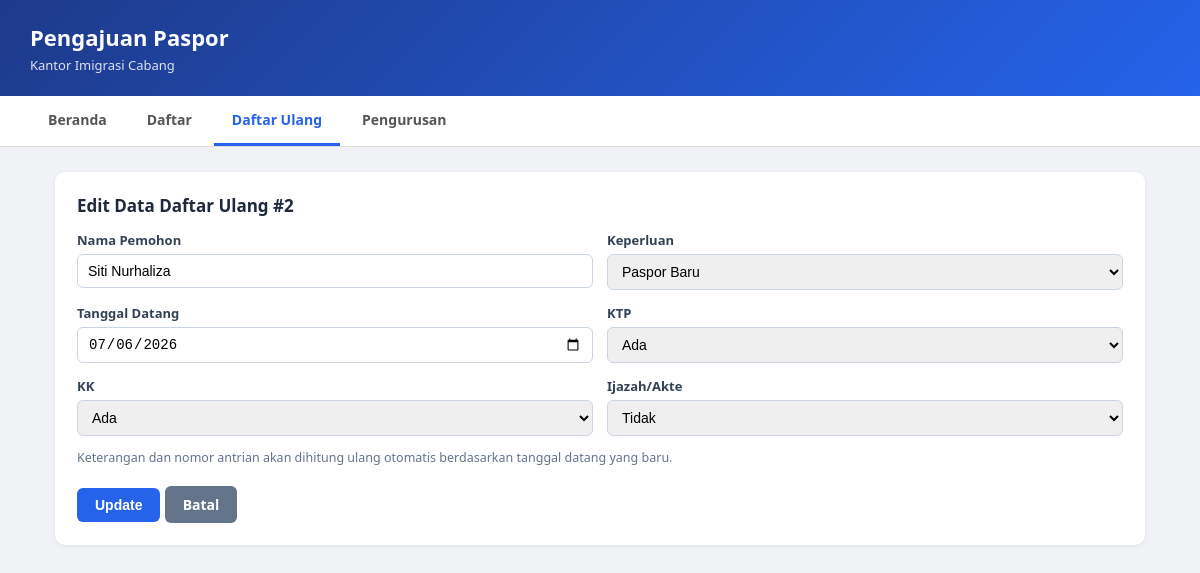
Screenshot of /UAS_PEMROGRAMAN/daftar_ulang_edit.php?id=2 with the database file from the repository.
### tables this page shows
CREATE TABLE daftar_ulang (
    id INT AUTO_INCREMENT PRIMARY KEY,
    no_daftar INT NOT NULL,
    nama_pemohon VARCHAR(100) NOT NULL,
    keperluan VARCHAR(100) NOT NULL,
    hari_datang VARCHAR(20) NOT NULL,
    tgl_datang DATE NOT NULL,
    ktp ENUM('Ada','Tidak') NOT NULL DEFAULT 'Tidak',
    kk ENUM('Ada','Tidak') NOT NULL DEFAULT 'Tidak',
    ijazah_akte ENUM('Ada','Tidak') NOT NULL DEFAULT 'Tidak',
    keterangan ENUM('OK','Tidak') NOT NULL,
    no_antrian INT NULL,            
    created_at TIMESTAMP DEFAULT CURRENT_TIMESTAMP,
    FOREIGN KEY (no_daftar) REFERENCES pendaftar(no_daftar) ON DELETE CASCADE
);

### UAS_PEMROGRAMAN/daftar_ulang_edit.php (the view, shortened to what this page needs)
<?php
include 'config.php';
$id = intval($_GET['id']);
$result = mysqli_query($conn, "SELECT * FROM daftar_ulang WHERE id = $id");
$row = mysqli_fetch_assoc($result);
function sel($a, $b) { return $a === $b ? 'selected' : ''; }
?>
<!DOCTYPE html>
<html lang="id">
<head>
<link rel="stylesheet" href="style.css">
</head>
<body>
<div class="header">
    <h1>Pengajuan Paspor</h1>
    <p>Kantor Imigrasi Cabang</p>
</div>
<div class="navbar">
    <a href="index.php">Beranda</a>
    <a href="daftar.php">Daftar</a>
    <a href="daftar_ulang.php" class="active">Daftar Ulang</a>
    <a href="pengurusan.php">Pengurusan</a>
</div>
<div class="container">
    <div class="card">
        <h2>Edit Data Daftar Ulang #<?= $row['id'] ?></h2>
        <form action="daftar_ulang_update.php" method="POST">
            <div class="form-grid">
                <div class="form-group">
                    <label>Nama Pemohon</label>
                    <input type="text" value="<?= htmlspecialchars($row['nama_pemohon']) ?>" readonly>
                </div>
                <div class="form-group">
                    <label>Keperluan</label>
                    <select name="keperluan">
                        <option <?= sel($row['keperluan'],'Paspor Baru') ?>>Paspor Baru</option>
                    </select>
                </div>
                <div class="form-group">
                    <label>Tanggal Datang</label>
                    <input type="date" name="tgl_datang" value="<?= $row['tgl_datang'] ?>" required>
                </div>
                <div class="form-group">
                    <label>KTP</label>
                    <select name="ktp">
                        <option <?= sel($row['ktp'],'Ada') ?>>Ada</option>
                    </select>
                </div>
                <div class="form-group">
                    <label>KK</label>
                    <select name="kk">
                        <option <?= sel($row['kk'],'Ada') ?>>Ada</option>
                    </select>
                </div>
                <div class="form-group">
                    <label>Ijazah/Akte</label>
                    <select name="ijazah_akte">
                        <option <?= sel($row['ijazah_akte'],'Tidak') ?>>Tidak</option>
                    </select>
                </div>
            </div>
            <p style="font-size:12.5px;color:#64748b;">
                Keterangan dan nomor antrian akan dihitung ulang otomatis berdasarkan tanggal datang yang baru.
            </p>
            <button type="submit" class="btn">Update</button>
            <a href="daftar_ulang.php" class="btn" style="background:#64748b;">Batal</a>
        </form>
    </div>
</div>
</body>
</html>

### UAS_PEMROGRAMAN/style.css (style rules this page uses)
* { box-sizing: border-box; }
body { font-family: 'Segoe UI', Arial, sans-serif; background: #f0f2f5; margin: 0; color: #1a1a2e; }
.header { background: linear-gradient(135deg, #1e3a8a, #2563eb); color: #fff; padding: 22px 30px; }
.header h1 { margin: 0; font-size: 22px; }
.header p { margin: 4px 0 0; opacity: 0.85; font-size: 13px; }
.navbar { background: #fff; padding: 0 30px; display: flex; gap: 4px; border-bottom: 1px solid #ddd; }
.navbar a { padding: 14px 18px; text-decoration: none; color: #555; font-weight: 600; font-size: 14px; border-bottom: 3px solid transparent; }
.navbar a.active, .navbar a:hover { color: #2563eb; border-bottom: 3px solid #2563eb; }
.container { padding: 25px 30px; max-width: 1150px; margin: 0 auto; }
.card { background: #fff; border-radius: 10px; padding: 22px; margin-bottom: 22px; box-shadow: 0 1px 4px rgba(0,0,0,0.08); }
.card h2 { margin-top: 0; font-size: 17px; color: #1e293b; }
.form-grid { display: grid; grid-template-columns: 1fr 1fr; gap: 14px; }
.form-group { display: flex; flex-direction: column; gap: 5px; }
label { font-size: 13px; font-weight: 600; color: #334155; }
input, select { padding: 8px 10px; border: 1px solid #cbd5e1; border-radius: 6px; font-size: 14px; }
.btn { display: inline-block; background: #2563eb; color: #fff; padding: 9px 18px; border: none; border-radius: 6px; font-size: 14px; font-weight: 600; cursor: pointer; text-decoration: none; margin-top: 8px; }

### rows the page displays
daftar_ulang: id "2", nama_pemohon "Siti Nurhaliza", tgl_datang "07/06/2026"
